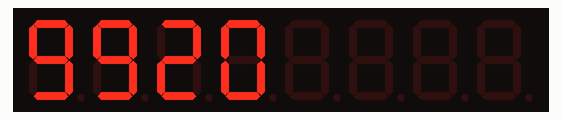
This sketch was run on a simulated Arduino Uno, built with avr-gcc and run on an emulated ATmega328P. Parts: 8-digit seven-segment display.

Above: at 0.2 s.
At 0.6 s:
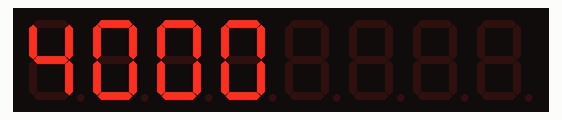
At 1.0 s:
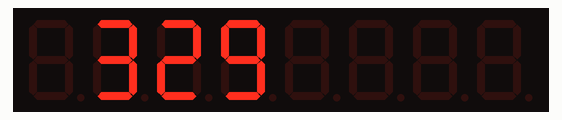
At 1.4 s:
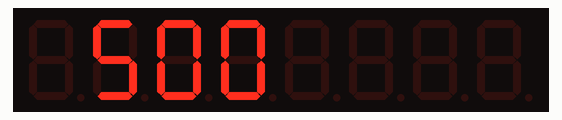
At 1.81 s:
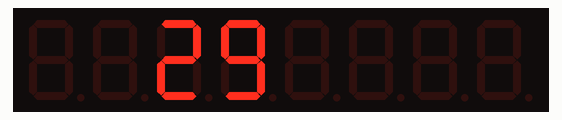
At 2.21 s:
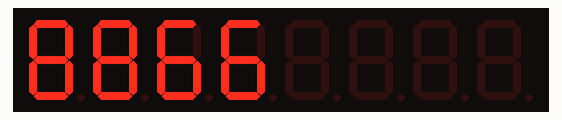

Measured:
- by itself, everything shown: repeats every 2.4 s, in 6 steps
- what the display in image 1 shows lasts 0.4 s, from 0.4 s to 0.8 s

The sketch:

SegmentedDisplay.ino
```cpp
                                                                                 //We always have to include the library
#include "LedControl.h"

/*
 Now we need a LedControl to work with.
 ***** These pin numbers will probably not work with your hardware *****
 pin 12 is connected to the DataIn
 pin 11 is connected to the CLK
 pin 10 is connected to LOAD
 We have only a single MAX72XX.
 */
LedControl lc=LedControl(11,9,10,1);

/* we always wait a bit between updates of the display */
unsigned long delaytime=750;

void setup() {
  /*
   The MAX72XX is in power-saving mode on startup,
   we have to do a wakeup call
   */
  lc.shutdown(0,false);
  /* Set the brightness to a medium values */
  lc.setIntensity(0,2);
  /* and clear the display */
  lc.clearDisplay(0);

}


void loop() {
  ledPrint(9920);
  ledPrint(4000);
  ledPrint(329);
  ledPrint(500);
  ledPrint(29);
  ledPrint(8866);
}


void ledPrint(int value)
{
  lc.clearDisplay(0);

  if(value<10)
  { lc.setDigit(0,4,value,false);}

  else if(value<100)
  { lc.setDigit(0,5,value/10,false);
    lc.setDigit(0,4,value%10,false);}

  else if(value<1000)
  { lc.setDigit(0,6,value/100,false);
    lc.setDigit(0,5,(value%100)/10,false);
    lc.setDigit(0,4,(value%100)%10,false);}

  else if(value<10000)
  { lc.setDigit(0,7,value/1000,false);
    lc.setDigit(0,6,(value%1000)/100,false);
    lc.setDigit(0,5,((value%1000)%100)/10,false);
    lc.setDigit(0,4,(((value%1000)%100)%10),false);}

   delay(400);
}
```
